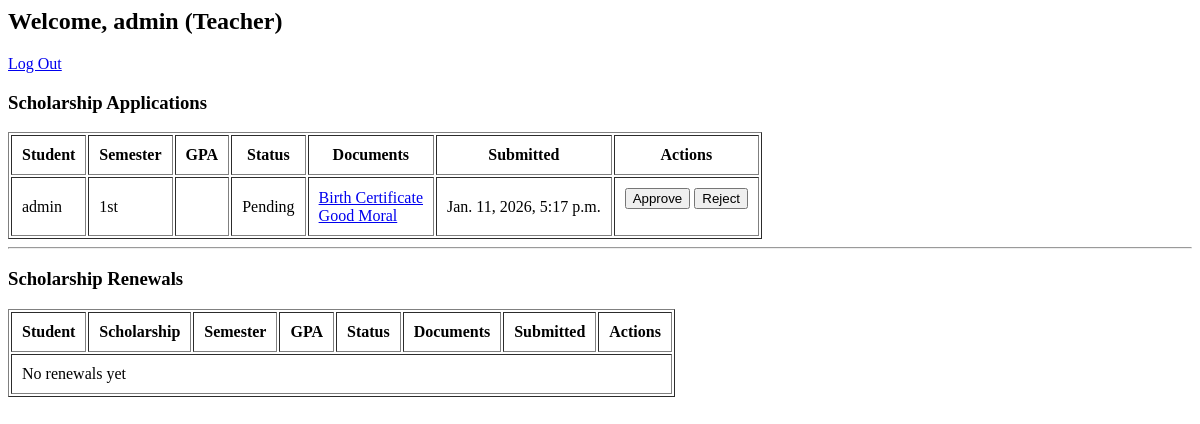
/teacher_dashboard/ (signed in), run on an earlier commit of the app's database.
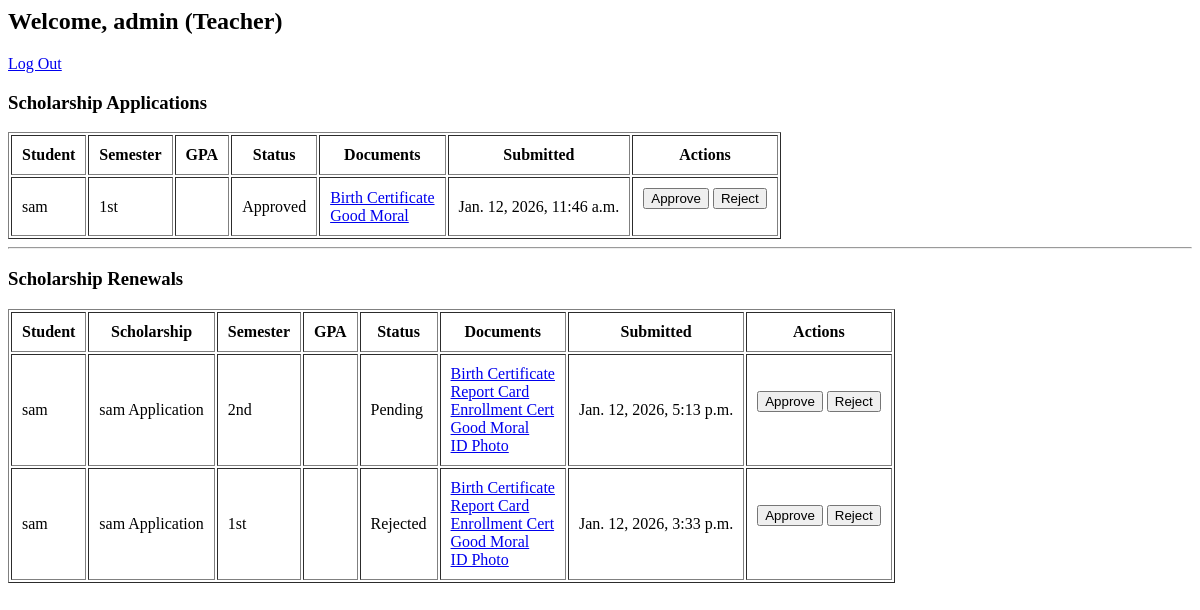
And on a later commit of the database.
### accounts/models.py (models this page shows, shortened)
class ScholarshipApplication(models.Model):
    student = models.ForeignKey(User, on_delete=models.CASCADE)
    previous_school = models.CharField(max_length=100)
    school_year = models.CharField(max_length=20)
    surname = models.CharField(max_length=50)
    firstname = models.CharField(max_length=50)
    middlename = models.CharField(max_length=50, blank=True, null=True)
    sex = models.CharField(max_length=6, choices=SEX_CHOICES)
    age = models.PositiveIntegerField()
    street_no = models.CharField(max_length=100)
    city = models.CharField(max_length=50)
    province = models.CharField(max_length=50)
    cellphone = models.CharField(max_length=11)
    semester = models.CharField(max_length=5, choices=SEMESTER_CHOICES)
    strand_course = models.CharField(max_length=100)
    application_date = models.DateField()
    proof_identity = models.FileField(upload_to=proof_identity_upload, null=True, blank=True)
    birth_certificate = models.FileField(upload_to=birth_certificate_upload, null=True, blank=True)
    transcript_records = models.FileField(upload_to=transcript_records_upload, null=True, blank=True)
    enrollment_certificate = models.FileField(upload_to=enrollment_cert_upload, null=True, blank=True)
    good_moral = models.FileField(upload_to=good_moral_upload, null=True, blank=True)
    scholarship_essay = models.FileField(upload_to=scholarship_essay_upload, null=True, blank=True)
    status = models.CharField(max_length=20, choices=STATUS_CHOICES, default='Pending')
    submitted_at = models.DateTimeField(auto_now_add=True)

class Renewal(models.Model):
    student = models.ForeignKey(User, on_delete=models.CASCADE)
    scholarship = models.ForeignKey(
        'ScholarshipApplication',
        on_delete=models.CASCADE,
        related_name='renewals'
    )
    semester = models.CharField(max_length=20, choices=SEMESTER_CHOICES, default='1')
    birth_certificate = models.FileField(upload_to=renew_birth_certificate_upload, null=True, blank=True)
    report_card = models.FileField(upload_to=renew_report_card_upload, null=True, blank =True)
    enrollment_cert = models.FileField(upload_to=renew_enrollment_cert_upload, null=True, blank=True)
    good_moral = models.FileField(upload_to=renew_good_moral_upload, null=True, blank=True)
    id_photo = models.FileField(upload_to=renew_id_photo_upload, null=True, blank=True)
    status = models.CharField(
        max_length=20,
        choices=STATUS_CHOICES,
        default='Pending'
    )
    submitted_at = models.DateTimeField(auto_now_add=True)
    class Meta:
        unique_together = ('student', 'scholarship', 'semester')

### accounts/views.py (the view, shortened to what this page needs)
# urls.py: path('teacher_dashboard/', views.teacher_dashboard, name='teacher_dashboard'),
@user_passes_test(is_teacher)
def teacher_dashboard(request):
    applications = ScholarshipApplication.objects.all().order_by('-submitted_at')
    renewals = Renewal.objects.all().order_by('-submitted_at')
    return render(request, 'teacher/dashboard.html', {
        'applications': applications,
        'renewals': renewals
    })

### accounts/views.py (called while the page is built)
def is_teacher(user):
    return user.groups.filter(name='Teacher').exists()

### accounts/templates/teacher/dashboard.html (shortened to what this page needs)
<h2>Welcome, {{ request.user.username }} (Teacher)</h2>
<a href="{% url 'logout' %}">Log Out</a>
<h3>Scholarship Applications</h3>
<table border="1" cellpadding="10">
    <thead>
        <tr>
            <th>Student</th>
            <th>Semester</th>
            <th>GPA</th>
            <th>Status</th>
            <th>Documents</th>
            <th>Submitted</th>
            <th>Actions</th>
        </tr>
    </thead>
    <tbody>
        {% for app in applications %}
        <tr>
            <td>{{ app.student.username }}</td>
            <td>{{ app.semester }}</td>
            <td>{{ app.gpa }}</td>
            <td>{{ app.status }}</td>
            <td>
                {% if app.birth_certificate %}
                    <a href="{{ app.birth_certificate.url }}" target="_blank">Birth Certificate</a><br>
                {% endif %}
                {% if app.good_moral %}
                    <a href="{{ app.good_moral.url }}" target="_blank">Good Moral</a><br>
                {% endif %}
            </td>
            <td>{{ app.submitted_at }}</td>
            <td>
                <form method="POST">
                    <button name="action" value="Approved">Approve</button>
                    <button name="action" value="Rejected">Reject</button>
                </form>
            </td>
        </tr>
        {% empty %}
        <tr>
            <td colspan="6">No applications yet</td>
        </tr>
        {% endfor %}
    </tbody>
</table>
<hr>
<h3>Scholarship Renewals</h3>
<table border="1" cellpadding="10">
    <thead>
        <tr>
            <th>Student</th>
            <th>Scholarship</th>
            <th>Semester</th>
            <th>GPA</th>
            <th>Status</th>
            <th>Documents</th>
            <th>Submitted</th>
            <th>Actions</th>
        </tr>
    </thead>
    <tbody>
        {% for renewal in renewals %}
        <tr>
            <td>{{ renewal.student.username }}</td>
            <td>{{ renewal.scholarship.student.username }} Application</td>
            <td>{{ renewal.semester }}</td>
            <td>{{ renewal.gpa }}</td>
            <td>{{ renewal.status }}</td>
            <td>
                {% if renewal.birth_certificate %}
                    <a href="{{ renewal.birth_certificate.url }}" target="_blank">Birth Certificate</a><br>
                {% endif %}
                {% if renewal.report_card %}
                    <a href="{{ renewal.report_card.url }}" target="_blank">Report Card</a><br>
                {% endif %}
                {% if renewal.enrollment_cert %}
                    <a href="{{ renewal.enrollment_cert.url }}" target="_blank">Enrollment Cert</a><br>
                {% endif %}
                {% if renewal.good_moral %}
                    <a href="{{ renewal.good_moral.url }}" target="_blank">Good Moral</a><br>
                {% endif %}
                {% if renewal.id_photo %}
                    <a href="{{ renewal.id_photo.url }}" target="_blank">ID Photo</a><br>
                {% endif %}
            </td>
            <td>{{ renewal.submitted_at }}</td>
            <td>
                <form method="POST">
                    <button name="action" value="Approved">Approve</button>
                    <button name="action" value="Rejected">Reject</button>
                </form>
            </td>
        </tr>
        {% empty %}
        <tr>
            <td colspan="8">No renewals yet</td>
        </tr>
        {% endfor %}
    </tbody>
</table>

What changed in the data, as far as the page shows it:
removed ScholarshipApplication: student.username "admin", semester "1st", status "Pending", submitted_at "Jan. 11, 2026, 5:17 p.m."
added ScholarshipApplication: student.username "sam", semester "1st", status "Approved", submitted_at "Jan. 12, 2026, 11:46 a.m."
added Renewal: student.username "sam", scholarship.student.username "sam", semester "2nd", status "Pending", submitted_at "Jan. 12, 2026, 5:13 p.m."
added Renewal: student.username "sam", scholarship.student.username "sam", semester "1st", status "Rejected", submitted_at "Jan. 12, 2026, 3:33 p.m."
Also different on the page:
text no longer shown: "No renewals yet"
